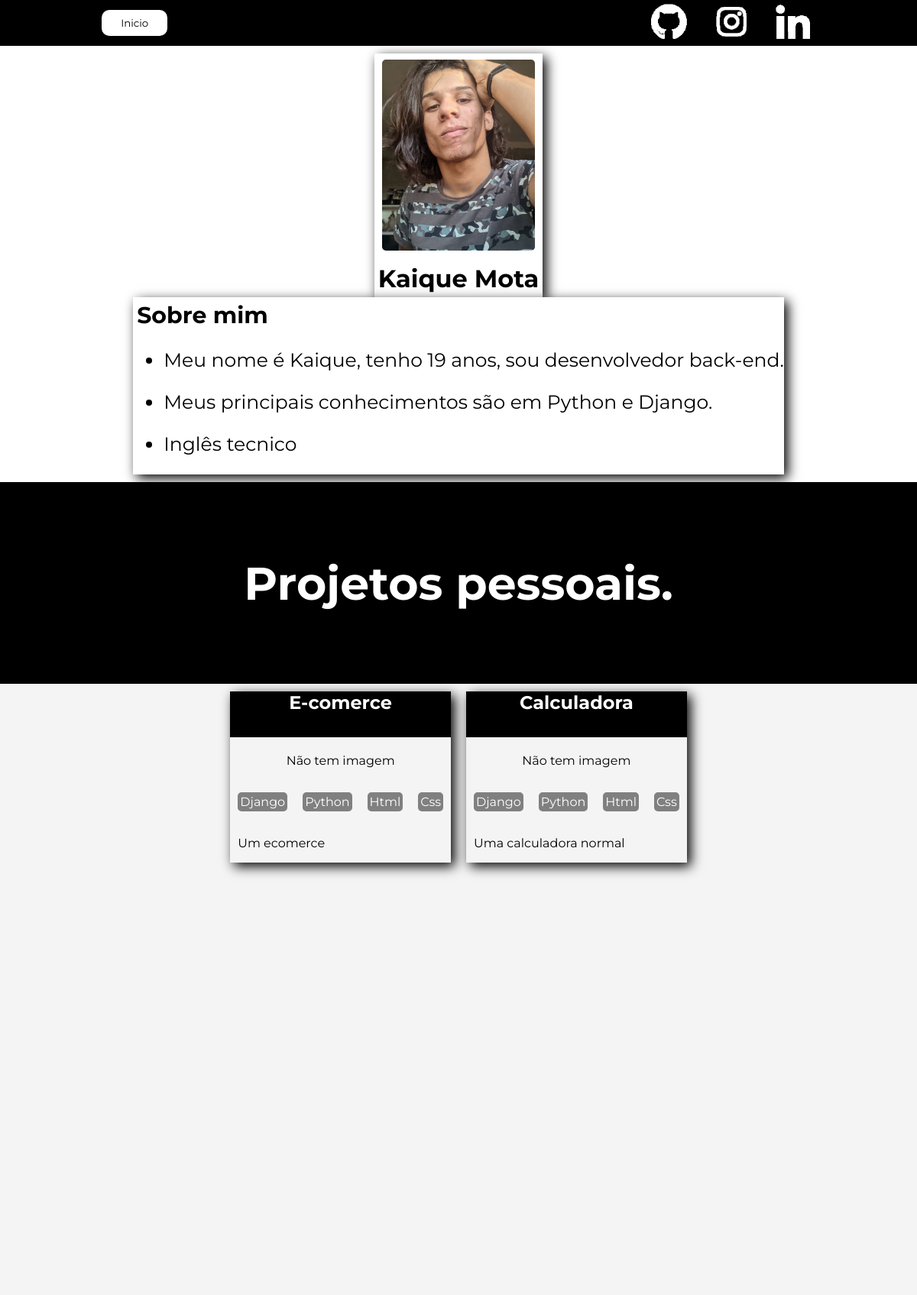
The app's page /, older data.
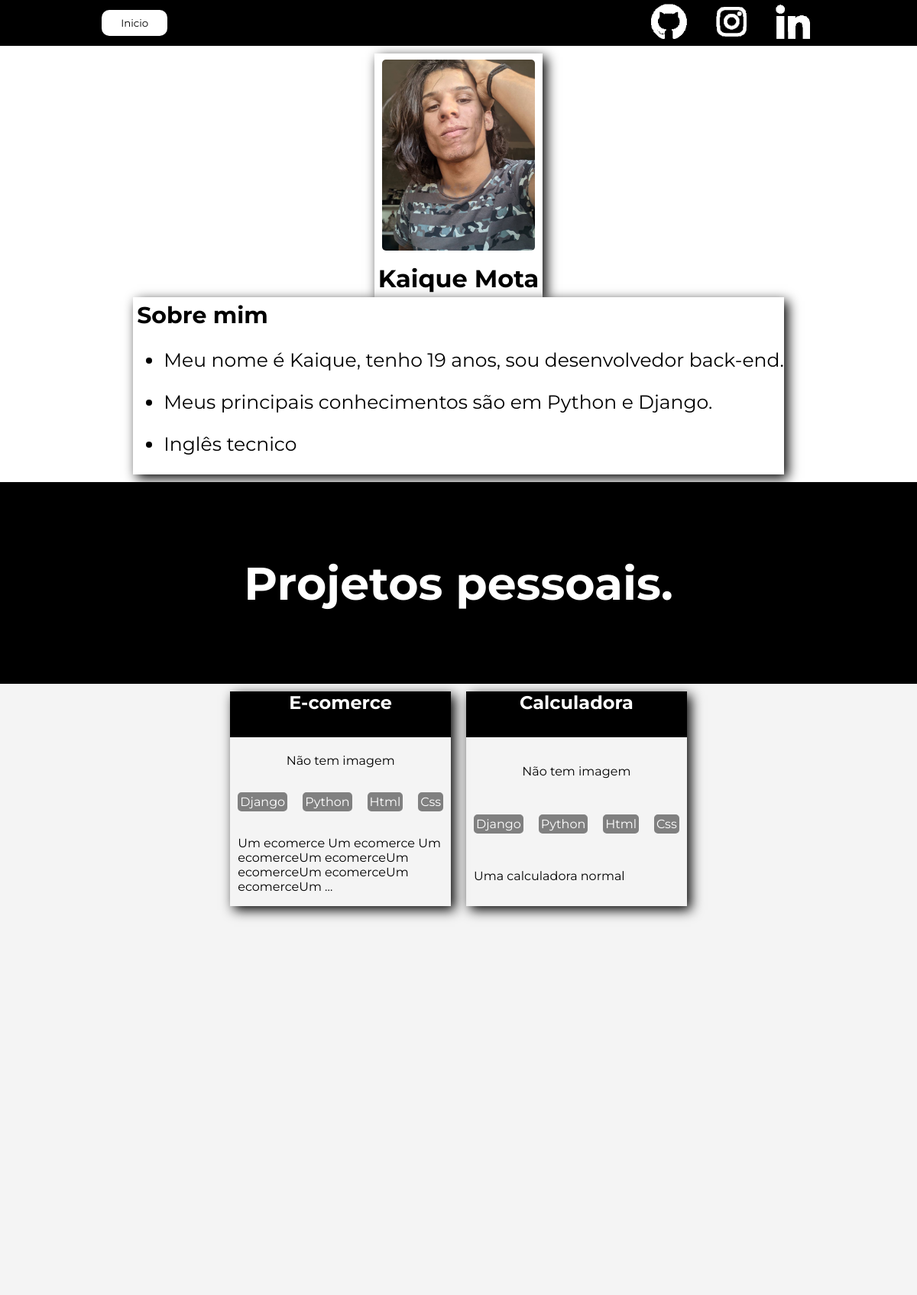
The same page, newer data.
### paginas/models.py (models this page shows, shortened)
class Projeto(models.Model):
    nome = models.CharField(max_length=255)
    thumbnailHome = models.ImageField(upload_to='images', blank=True,null=True)
    projlink = models.CharField(max_length=255, blank=True, null=True)
    thumbnailDetail = models.ImageField(upload_to='images', blank=True,null=True)
    slug = models.SlugField(max_length=255, unique=True)
    descricao = models.CharField(max_length=255)
    tec_nome = models.ManyToManyField(Tecnologias)

### paginas/views.py (the view)
# urls.py: path('', views.home, name='home'),
def home(request):
    projetos = Projeto.objects.all()
    tecnologias = Tecnologias.objects.all()
    context = {'projetos':projetos, 'tecnologias':tecnologias}
    return render(request,'paginas/home.html', context)

### paginas/models.py (called while the page is built)
    def __str__(self):
        return self.tec_nome

### paginas/templates/paginas/home.html
{% extends 'paginas/main.html' %}
{% load static %}
{% block content %}
<main>
    <div class="divperfiel">
        <div class="divperfnome">
            <div >
                <img class="profilephoto" src="static/paginas/images/profile_pic.jpg" alt="">
            </div>
            <h1 class="h1title">Kaique Mota</h1>
        </div>
        <div class="divperfresumo">
            <h2 class="h1title">Sobre mim</h2>
            <ul class="resumotext">
                <li><p>Meu nome é Kaique,  tenho 19 anos,
                    sou desenvolvedor back-end.
                </p></li>
                <li><p>Meus principais conhecimentos são em Python e Django. </p></li>
                <li><p>Inglês tecnico</p></li>
            </ul>
        </div>
    </div>
    <div class="divprojcontainer">
        <div >
            <h1>Projetos pessoais.</h1>
        </div>
        </div>
            <div class="projetoscontainer">
                {% for p in projetos %}
                    <div class="projetobox">
                        <div class="grid-1">
                            <h2 class="protitle"><a class="protitle" href="{% url 'projeto' p.slug %}">{{p.nome}}</a></h2>
                        </div>
                        <div class="grid-2">
                            {% if p.thumbnailHome %}
                            <p><img  src="{{p.thumbnailHome.url}}" alt=""></p>
                            {% else %}
                                <p style="text-align:center;">Não tem imagem</p>
                            {% endif %}
                        </div>
                        <div class="grid-3">
                            {% for tec in p.tec_nome.all %}
                            <p class="grid-3tecname">{{tec}}</p>
                            {% endfor %}
                        </div>
                        <div class="grid-4">
                            <p>{{p.descricao|truncatewords:10}}</p>
                        </div>
                    </div>
                {% endfor %}
            </div>
    </main>
{% endblock %}

Row changes from the older to the newer data that the page shows:
changed Projeto "E-comerce": descricao "Um ecomerce" → "Um ecomerce Um ecomerce Um ecomerceUm ecomerceUm ecomerceUm ecomerceUm ecomerceUm …"
